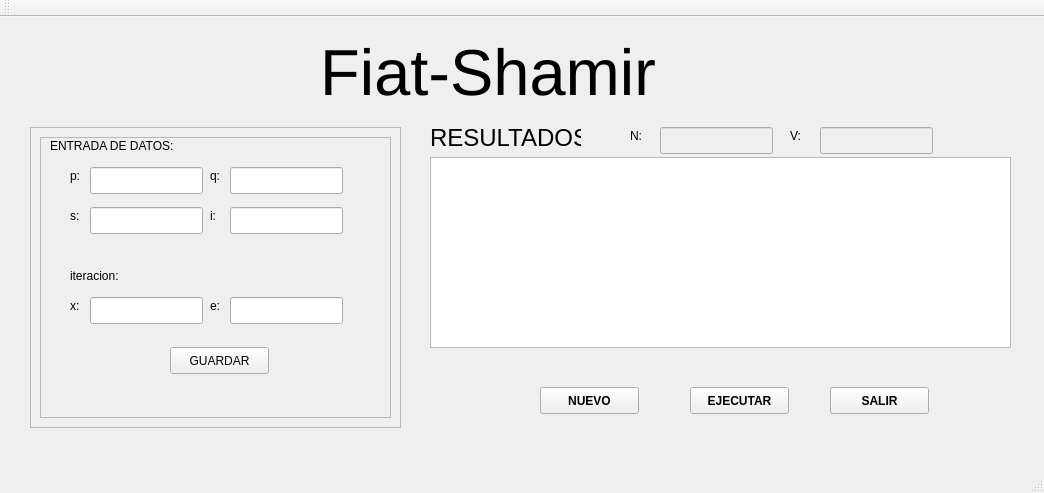
<?xml version="1.0" encoding="UTF-8"?>
<ui version="4.0">
 <class>FiatShamir</class>
 <widget class="QMainWindow" name="FiatShamir">
  <property name="geometry">
   <rect>
    <x>0</x>
    <y>0</y>
    <width>1044</width>
    <height>493</height>
   </rect>
  </property>
  <property name="windowTitle">
   <string>FiatShamir</string>
  </property>
  <widget class="QWidget" name="centralWidget">
   <widget class="QLabel" name="label">
    <property name="geometry">
     <rect>
      <x>320</x>
      <y>20</y>
      <width>341</width>
      <height>71</height>
     </rect>
    </property>
    <property name="font">
     <font>
      <pointsize>49</pointsize>
     </font>
    </property>
    <property name="text">
     <string>Fiat-Shamir</string>
    </property>
   </widget>
   <widget class="QFrame" name="frame">
    <property name="geometry">
     <rect>
      <x>30</x>
      <y>110</y>
      <width>371</width>
      <height>301</height>
     </rect>
    </property>
    <property name="frameShape">
     <enum>QFrame::StyledPanel</enum>
    </property>
    <property name="frameShadow">
     <enum>QFrame::Raised</enum>
    </property>
    <property name="lineWidth">
     <number>1</number>
    </property>
    <property name="midLineWidth">
     <number>1</number>
    </property>
    <widget class="QFrame" name="frame_2">
     <property name="geometry">
      <rect>
       <x>10</x>
       <y>10</y>
       <width>351</width>
       <height>281</height>
      </rect>
     </property>
     <property name="frameShape">
      <enum>QFrame::StyledPanel</enum>
     </property>
     <property name="frameShadow">
      <enum>QFrame::Raised</enum>
     </property>
     <widget class="QLabel" name="label_2">
      <property name="geometry">
       <rect>
        <x>10</x>
        <y>0</y>
        <width>161</width>
        <height>17</height>
       </rect>
      </property>
      <property name="text">
       <string>ENTRADA DE DATOS:</string>
      </property>
     </widget>
     <widget class="QLabel" name="label_3">
      <property name="geometry">
       <rect>
        <x>30</x>
        <y>30</y>
        <width>16</width>
        <height>17</height>
       </rect>
      </property>
      <property name="text">
       <string>p:</string>
      </property>
     </widget>
     <widget class="QLineEdit" name="pw">
      <property name="geometry">
       <rect>
        <x>50</x>
        <y>30</y>
        <width>113</width>
        <height>27</height>
       </rect>
      </property>
      <property name="text">
       <string/>
      </property>
     </widget>
     <widget class="QLabel" name="label_4">
      <property name="geometry">
       <rect>
        <x>170</x>
        <y>30</y>
        <width>16</width>
        <height>17</height>
       </rect>
      </property>
      <property name="text">
       <string>q:</string>
      </property>
     </widget>
     <widget class="QLineEdit" name="qw">
      <property name="geometry">
       <rect>
        <x>190</x>
        <y>30</y>
        <width>113</width>
        <height>27</height>
       </rect>
      </property>
      <property name="text">
       <string/>
      </property>
     </widget>
     <widget class="QLabel" name="label_5">
      <property name="geometry">
       <rect>
        <x>30</x>
        <y>70</y>
        <width>16</width>
        <height>17</height>
       </rect>
      </property>
      <property name="text">
       <string>s:</string>
      </property>
     </widget>
     <widget class="QLineEdit" name="sw">
      <property name="geometry">
       <rect>
        <x>50</x>
        <y>70</y>
        <width>113</width>
        <height>27</height>
       </rect>
      </property>
      <property name="text">
       <string/>
      </property>
     </widget>
     <widget class="QLineEdit" name="iw">
      <property name="geometry">
       <rect>
        <x>190</x>
        <y>70</y>
        <width>113</width>
        <height>27</height>
       </rect>
      </property>
      <property name="text">
       <string/>
      </property>
     </widget>
     <widget class="QLabel" name="label_6">
      <property name="geometry">
       <rect>
        <x>170</x>
        <y>70</y>
        <width>16</width>
        <height>17</height>
       </rect>
      </property>
      <property name="text">
       <string>i:</string>
      </property>
     </widget>
     <widget class="QLabel" name="iteracionw">
      <property name="geometry">
       <rect>
        <x>30</x>
        <y>130</y>
        <width>91</width>
        <height>17</height>
       </rect>
      </property>
      <property name="text">
       <string>iteracion:</string>
      </property>
     </widget>
     <widget class="QLabel" name="label_8">
      <property name="geometry">
       <rect>
        <x>30</x>
        <y>160</y>
        <width>16</width>
        <height>17</height>
       </rect>
      </property>
      <property name="text">
       <string>x:</string>
      </property>
     </widget>
     <widget class="QLineEdit" name="xw">
      <property name="geometry">
       <rect>
        <x>50</x>
        <y>160</y>
        <width>113</width>
        <height>27</height>
       </rect>
      </property>
      <property name="text">
       <string/>
      </property>
     </widget>
     <widget class="QLineEdit" name="ew">
      <property name="geometry">
       <rect>
        <x>190</x>
        <y>160</y>
        <width>113</width>
        <height>27</height>
       </rect>
      </property>
      <property name="text">
       <string/>
      </property>
     </widget>
     <widget class="QLabel" name="label_9">
      <property name="geometry">
       <rect>
        <x>170</x>
        <y>160</y>
        <width>16</width>
        <height>17</height>
       </rect>
      </property>
      <property name="text">
       <string>e:</string>
      </property>
     </widget>
     <widget class="QPushButton" name="guardar">
      <property name="geometry">
       <rect>
        <x>130</x>
        <y>210</y>
        <width>99</width>
        <height>27</height>
       </rect>
      </property>
      <property name="text">
       <string>GUARDAR</string>
      </property>
     </widget>
    </widget>
   </widget>
   <widget class="QLabel" name="label_7">
    <property name="geometry">
     <rect>
      <x>430</x>
      <y>110</y>
      <width>151</width>
      <height>21</height>
     </rect>
    </property>
    <property name="font">
     <font>
      <pointsize>18</pointsize>
     </font>
    </property>
    <property name="text">
     <string>RESULTADOS:</string>
    </property>
   </widget>
   <widget class="QTextEdit" name="resultadosw">
    <property name="geometry">
     <rect>
      <x>430</x>
      <y>140</y>
      <width>581</width>
      <height>191</height>
     </rect>
    </property>
   </widget>
   <widget class="QPushButton" name="salir">
    <property name="geometry">
     <rect>
      <x>830</x>
      <y>370</y>
      <width>99</width>
      <height>27</height>
     </rect>
    </property>
    <property name="font">
     <font>
      <weight>75</weight>
      <bold>true</bold>
     </font>
    </property>
    <property name="text">
     <string>SALIR</string>
    </property>
   </widget>
   <widget class="QPushButton" name="ejecutar">
    <property name="geometry">
     <rect>
      <x>690</x>
      <y>370</y>
      <width>99</width>
      <height>27</height>
     </rect>
    </property>
    <property name="font">
     <font>
      <weight>75</weight>
      <bold>true</bold>
     </font>
    </property>
    <property name="text">
     <string>EJECUTAR</string>
    </property>
   </widget>
   <widget class="QLabel" name="label_10">
    <property name="geometry">
     <rect>
      <x>630</x>
      <y>110</y>
      <width>21</width>
      <height>17</height>
     </rect>
    </property>
    <property name="text">
     <string>N:</string>
    </property>
   </widget>
   <widget class="QLineEdit" name="nw">
    <property name="enabled">
     <bool>false</bool>
    </property>
    <property name="geometry">
     <rect>
      <x>660</x>
      <y>110</y>
      <width>113</width>
      <height>27</height>
     </rect>
    </property>
   </widget>
   <widget class="QLabel" name="label_11">
    <property name="geometry">
     <rect>
      <x>790</x>
      <y>110</y>
      <width>21</width>
      <height>17</height>
     </rect>
    </property>
    <property name="text">
     <string>V:</string>
    </property>
   </widget>
   <widget class="QLineEdit" name="vw">
    <property name="enabled">
     <bool>false</bool>
    </property>
    <property name="geometry">
     <rect>
      <x>820</x>
      <y>110</y>
      <width>113</width>
      <height>27</height>
     </rect>
    </property>
   </widget>
   <widget class="QPushButton" name="nuevo">
    <property name="geometry">
     <rect>
      <x>540</x>
      <y>370</y>
      <width>99</width>
      <height>27</height>
     </rect>
    </property>
    <property name="font">
     <font>
      <weight>75</weight>
      <bold>true</bold>
     </font>
    </property>
    <property name="text">
     <string>NUEVO</string>
    </property>
   </widget>
  </widget>
  <widget class="QMenuBar" name="menuBar">
   <property name="geometry">
    <rect>
     <x>0</x>
     <y>0</y>
     <width>1044</width>
     <height>25</height>
    </rect>
   </property>
  </widget>
  <widget class="QToolBar" name="mainToolBar">
   <attribute name="toolBarArea">
    <enum>TopToolBarArea</enum>
   </attribute>
   <attribute name="toolBarBreak">
    <bool>false</bool>
   </attribute>
  </widget>
  <widget class="QStatusBar" name="statusBar"/>
 </widget>
 <layoutdefault spacing="6" margin="11"/>
 <resources/>
 <connections/>
</ui>
